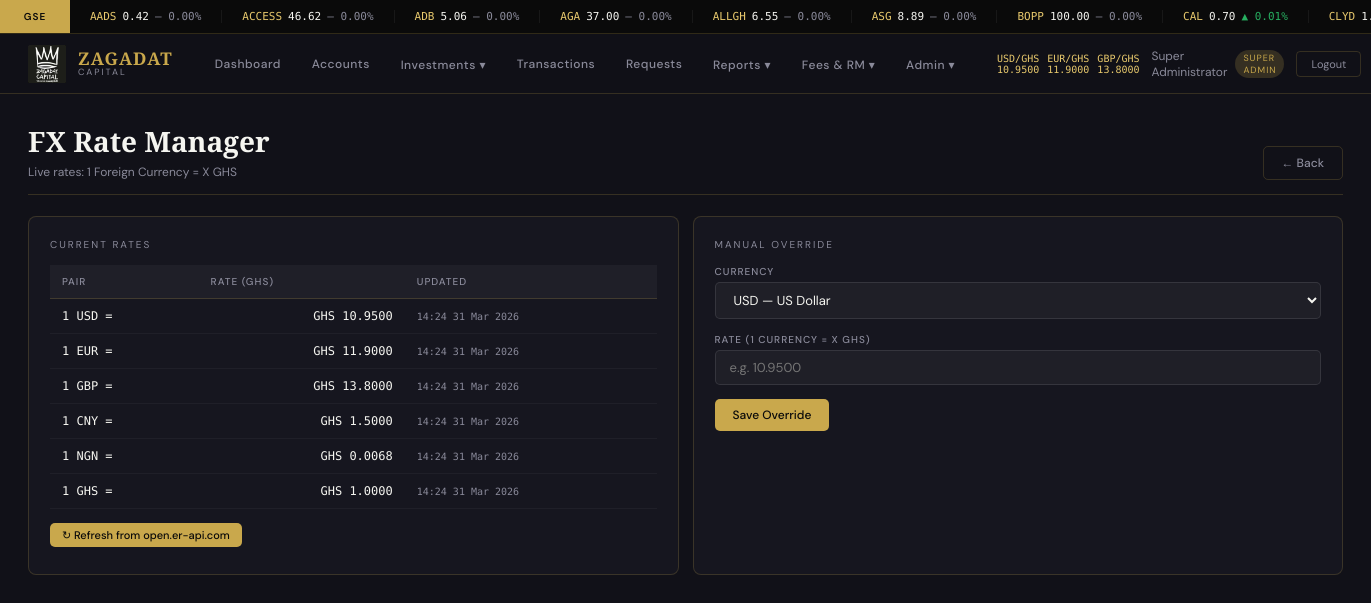
Screenshot of /admin/fx-rates (signed in) with the database file from the repository.
### models.py (models this page shows, shortened)
class AdminUser(UserMixin, db.Model):
    __tablename__ = 'admin_users'
    id            = db.Column(db.Integer, primary_key=True)
    staff_id      = db.Column(db.String(20), unique=True, nullable=False)
    full_name     = db.Column(db.String(120), nullable=False)
    email         = db.Column(db.String(120), unique=True, nullable=False)
    password_hash = db.Column(db.String(256), nullable=False)
    role          = db.Column(db.String(40), nullable=False, default='REPORT_VIEWER')
    is_active     = db.Column(db.Boolean, default=True)
    created_at    = db.Column(db.DateTime, default=datetime.utcnow)
    created_by    = db.Column(db.Integer, nullable=True)
    last_login    = db.Column(db.DateTime, nullable=True)
    is_rm         = db.Column(db.Boolean, default=False)
    rm_commission_rate = db.Column(db.Float, default=1.0)
    def has_permission(self, p):
        return ADMIN_ROLES.get(self.role, {}).get('level', 0) >= PERMISSION_MAP.get(p, 100)
    @property
    def is_super_admin(self): return self.role == 'SUPER_ADMIN'

class FXRate(db.Model):
    __tablename__ = 'fx_rates'
    id = db.Column(db.Integer, primary_key=True)
    base = db.Column(db.String(5), nullable=False)
    quote = db.Column(db.String(5), nullable=False)
    rate = db.Column(db.Float, nullable=False)
    updated_at = db.Column(db.DateTime, default=datetime.utcnow)

### routes/admin.py (the view, shortened to what this page needs)
@admin_bp.route('/fx-rates', methods=['GET', 'POST'])
@permission_required('manage_all')
def manage_fx():
    rates = FXRate.query.all()
    return render_template('admin/fx_rates.html', rates=rates)

### models.py (called while the page is built)
@login_manager.user_loader
def load_user(user_id):
    uid = str(user_id)
    if uid.startswith('admin_'):
        return AdminUser.query.get(int(uid.split('_')[1]))
    return ClientUser.query.get(int(uid))

### routes/admin.py (called while the page is built)
def permission_required(permission):
    def decorator(f):
        from functools import wraps
        @wraps(f)
        def decorated(*args, **kwargs):
            if not current_user.is_authenticated or session.get('user_type') != 'admin':
                return redirect(url_for('auth.login'))
            if not current_user.has_permission(permission):
                flash('Insufficient permissions.', 'error')
                return redirect(url_for('admin.dashboard'))
            return f(*args, **kwargs)
        return decorated
    return decorator

### templates/admin/fx_rates.html (shortened to what this page needs)
{% extends 'base.html' %}
{% block content %}
<div class="page-content">
  <div class="page-header">
    <div><h1>FX Rate Manager</h1><p>Live rates: 1 Foreign Currency = X GHS</p></div>
    <a href="{{ url_for('admin.dashboard') }}" class="btn btn-secondary">← Back</a>
  </div>
  <div class="grid grid-2 mb-2">
    <div class="card">
      <div class="card-title" style="margin-bottom:1rem;">Current Rates</div>
      <table class="data-table">
        <thead><tr><th>Pair</th><th class="text-right">Rate (GHS)</th><th>Updated</th></tr></thead>
        <tbody>
          {% for r in rates %}
          <tr>
            <td class="mono text-gold">1 {{ r.base }} =</td>
            <td class="num">GHS {{ "%.4f"|format(r.rate) }}</td>
            <td class="mono" style="color:var(--grey);font-size:10px;">{{ r.updated_at.strftime('%H:%M %d %b %Y') if r.updated_at else '—' }}</td>
          </tr>
          {% endfor %}
        </tbody>
      </table>
      <div style="margin-top:1rem;">
        <button onclick="refreshFX()" class="btn btn-primary btn-sm">↻ Refresh from open.er-api.com</button>
      </div>
    </div>
    <div class="card">
      <div class="card-title" style="margin-bottom:1rem;">Manual Override</div>
      <form method="POST">
        <div class="form-group mb-2">
          <label>Currency</label>
          <select name="base" style="background:rgba(255,255,255,0.04);border:1px solid rgba(255,255,255,0.1);border-radius:5px;color:var(--white);padding:8px 14px;font-size:13px;outline:none;width:100%;">
            <option value="USD">USD — US Dollar</option>
          </select>
        </div>
        <div class="form-group mb-2">
          <label>Rate (1 Currency = X GHS)</label>
          <input type="number" step="0.0001" name="rate" placeholder="e.g. 10.9500" style="background:rgba(255,255,255,0.04);border:1px solid rgba(255,255,255,0.1);border-radius:5px;color:var(--white);padding:8px 14px;font-size:13px;outline:none;width:100%;">
        </div>
        <button type="submit" class="btn btn-primary">Save Override</button>
      </form>
    </div>
  </div>
</div>
{% endblock %}

### templates/base.html (shortened to what this page needs)
<!DOCTYPE html>
<html lang="en">
<head>
</head>
<body>
{% if current_user.is_authenticated %}
<div id="ticker-bar">
  <div class="ticker-label" id="ticker-exchange-label">GSE</div>
  <div class="ticker-track">
    <div class="ticker-inner" id="ticker-inner">
    </div>
  </div>
</div>
<nav class="topnav">
  <a href="{% if session.get('user_type') == 'admin' %}{{ url_for('admin.dashboard') }}{% else %}{{ url_for('user.dashboard') }}{% endif %}" class="nav-brand">
    <img src="{{ url_for('static', filename='img/logo.png') }}" alt="Zagadat">
    <div class="brand-text">
      <span class="brand-name">ZAGADAT</span>
      <span class="brand-sub">Capital</span>
    </div>
  </a>
  {% if session.get('user_type') == 'admin' %}
  <div class="nav-links">
    <a href="{{ url_for('admin.dashboard') }}" {% if request.endpoint == 'admin.dashboard' %}class="active"{% endif %}>Dashboard</a>
    <a href="{{ url_for('admin.accounts') }}" {% if 'account' in request.endpoint %}class="active"{% endif %}>Accounts</a>
    <div class="dropdown">
      <a href="{{ url_for('admin.investments') }}">Investments ▾</a>
    </div>
    <a href="{{ url_for('admin.transactions') }}">Transactions</a>
    <a href="{{ url_for('admin.client_requests') }}">Requests</a>
    <div class="dropdown">
      <a href="{{ url_for('reports.menu') }}">Reports ▾</a>
    </div>
    {% if current_user.has_permission('approve_account') %}
    <div class="dropdown">
      <a href="{{ url_for('admin.fees') }}">Fees & RM ▾</a>
    </div>
    {% endif %}
    {% if current_user.has_permission('manage_all') %}
    <div class="dropdown">
      <a href="{{ url_for('admin.admin_users') }}">Admin ▾</a>
    </div>
    {% endif %}
  </div>
  <div class="nav-right">
    <div class="fx-pill" id="fx-display">
      <span>USD/GHS <span id="fx-usd">—</span></span>
      <span>EUR/GHS <span id="fx-eur">—</span></span>
      <span>GBP/GHS <span id="fx-gbp">—</span></span>
    </div>
    <div class="nav-user">
      <span>{{ current_user.full_name }}</span>
      <span class="role-badge">{{ current_user.role.replace('_',' ') }}</span>
    </div>
    <a href="{{ url_for('auth.logout') }}" class="btn-logout">Logout</a>
  </div>
  {% endif %}
</nav>
{% endif %}
{% block content %}{% endblock %}
</body>
</html>

### rows the page displays
AdminUser: full_name "Super Administrator", role.replace "SUPER ADMIN"
FXRate: base "USD", rate "10.9500", updated_at "14:24 31 Mar 2026"
FXRate: base "EUR", rate "11.9000", updated_at "14:24 31 Mar 2026"
FXRate: base "GBP", rate "13.8000", updated_at "14:24 31 Mar 2026"
FXRate: base "CNY", rate "1.5000", updated_at "14:24 31 Mar 2026"
FXRate: base "NGN", rate "0.0068", updated_at "14:24 31 Mar 2026"
FXRate: base "GHS", rate "1.0000", updated_at "14:24 31 Mar 2026"
